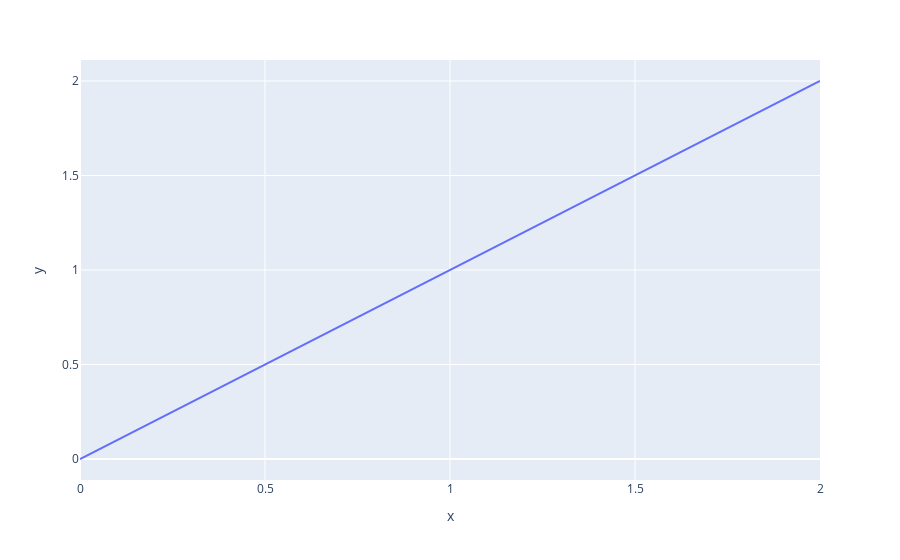

The cell this chart's notebook holds for it:
### Markdown cell above
## Check Plotly output

Should render a line chart.

### Code cell
import plotly.express as px

px.line(x=[0, 1, 2], y=[0, 1, 2])

### Figure 1 — Plotly figure (JSON) as saved in the notebook; plotly's stock layout.template omitted (floating-point values rounded to 4 significant figures)
{"data": [{"hovertemplate": "x=%{x}<br>y=%{y}<extra></extra>", "legendgroup": "", "line": {"color": "#636efa", "dash": "solid"}, "mode": "lines", "name": "", "orientation": "v", "showlegend": false, "type": "scatter", "x": [0, 1, 2], "xaxis": "x", "y": [0, 1, 2], "yaxis": "y"}], "layout": {"legend": {"tracegroupgap": 0}, "margin": {"t": 60}, "xaxis": {"anchor": "y", "domain": [0, 1], "title": {"text": "x"}}, "yaxis": {"anchor": "x", "domain": [0, 1], "title": {"text": "y"}}}}
